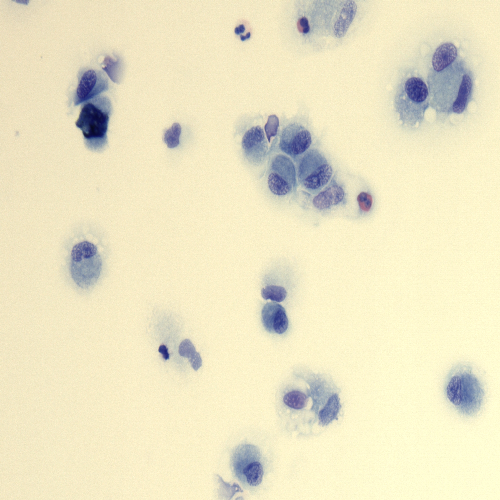
#> input picture Results/Resizing_Images/Images_ALL/2023_12_14_image_000.png, 500 x 500 px
$ jupyter execute 3.6.ipynb
#> lines starting #> are read from the running program, lines starting #| are printed output that depends on the picture
# Morfologické filtry

[cell 1]
import matplotlib.pyplot as plt
import numpy as np
import cv2

[cell 2]
DATA_PATH = f'../../Results/Resizing_Images/Images_ALL/2023_12_14_image_000.png'

img = cv2.imread(DATA_PATH)
#> img is the input picture: shape (500, 500, 3); mean B, G, R 196.9, 228.2, 235.1
img = cv2.cvtColor(img, cv2.COLOR_BGR2RGB)

r, g, b = cv2.split(img)
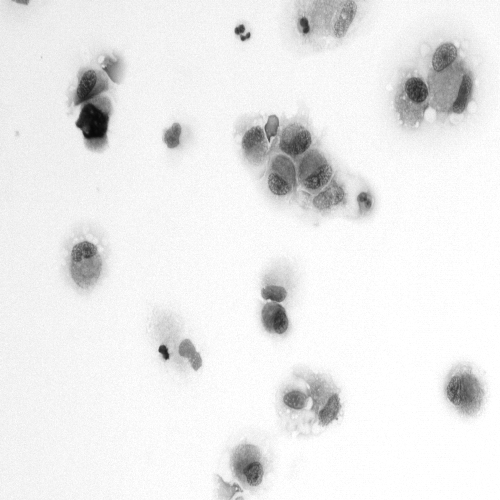
#> r: shape (500, 500); min 8, max 255, mean 235.1
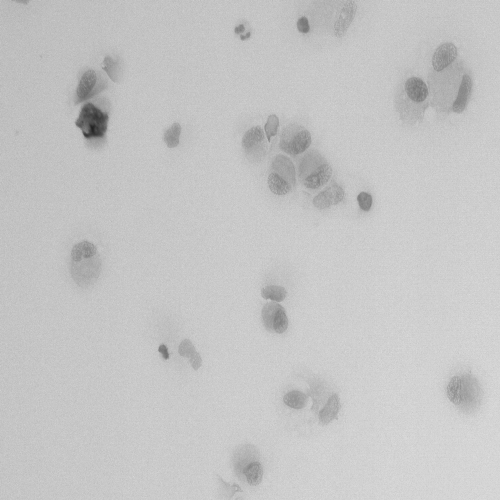
#> b: shape (500, 500); min 34, max 222, mean 196.9
kernel = np.ones((5, 5), np.uint8)

[cell 3]
def plot_images(img_ori,img_fil, title):

    fig, (ax1, ax2) = plt.subplots(1, 2, figsize=(16,9))

    ax1.title.set_text('Original image')
    ax1.imshow(img_ori)

    ax2.title.set_text(f'{title}')
    ax2.imshow(img_fil)

    plt.show()

[cell 4]
erosion_r = cv2.erode(r, kernel, iterations=1)
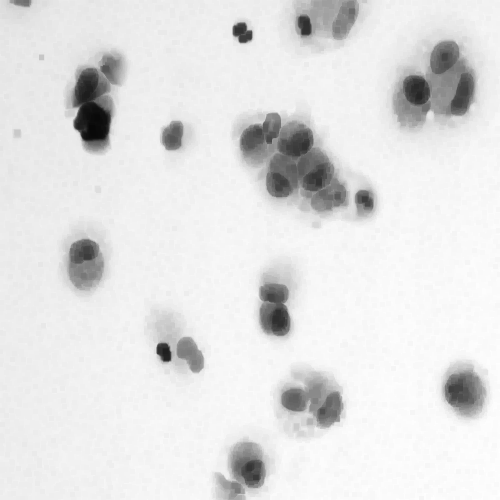
#> erosion_r: shape (500, 500); min 8, max 255, mean 226.3
erosion_g = cv2.erode(g, kernel, iterations=1)
erosion_b = cv2.erode(b, kernel, iterations=1)

eroded_image = cv2.merge([erosion_r, erosion_g, erosion_b])
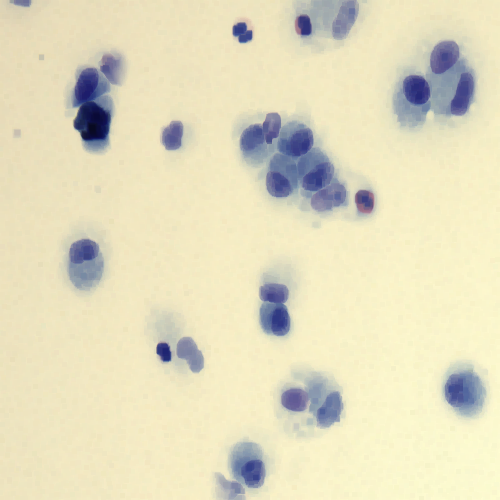
#> eroded_image: shape (500, 500, 3); mean R, G, B 226.3, 220.3, 190.7

plot_images(img, eroded_image, 'erode')

[cell 5]
dilation_r = cv2.dilate(r, kernel, iterations=1)
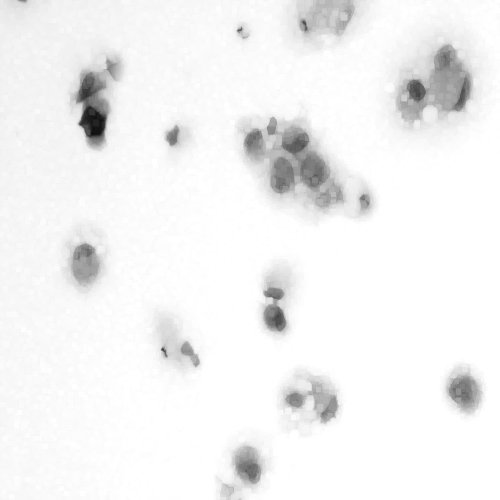
#> dilation_r: shape (500, 500); min 14, max 255, mean 242.7
dilation_g = cv2.dilate(g, kernel, iterations=1)
dilation_b = cv2.dilate(b, kernel, iterations=1)

eroded_image = cv2.merge([dilation_r, dilation_g, dilation_b])
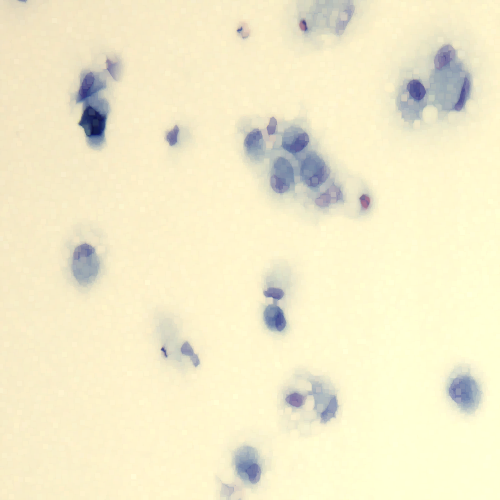
#> eroded_image: shape (500, 500, 3); mean R, G, B 242.7, 235.7, 202.9

plot_images(img, eroded_image, 'dilate')

$ run again, with Results/Resizing_Images/Images_ALL/2023_12_14_image_001.png copied over Results/Resizing_Images/Images_ALL/2023_12_14_image_000.png
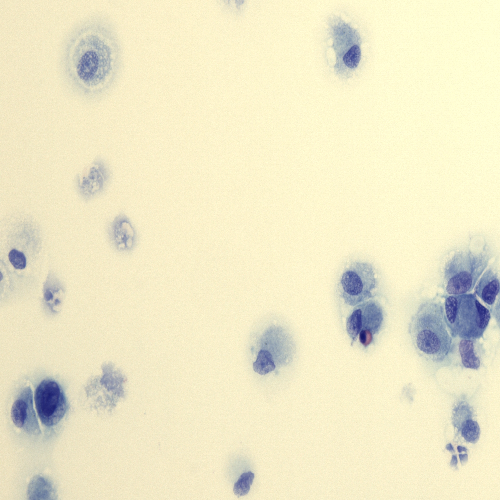
#> input picture Results/Resizing_Images/Images_ALL/2023_12_14_image_001.png, 500 x 500 px
#> img is the input picture: shape (500, 500, 3); mean B, G, R 200.2, 231.8, 237.5
#> `dilation_r = cv2.dilate(r, kernel, iterations=1)`:
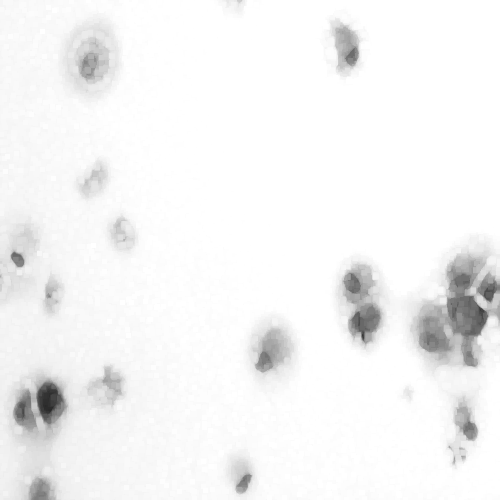
#> dilation_r: shape (500, 500); min 41, max 255, mean 244.4
#> `eroded_image = cv2.merge([dilation_r, dilation_g, dilation_b])`:
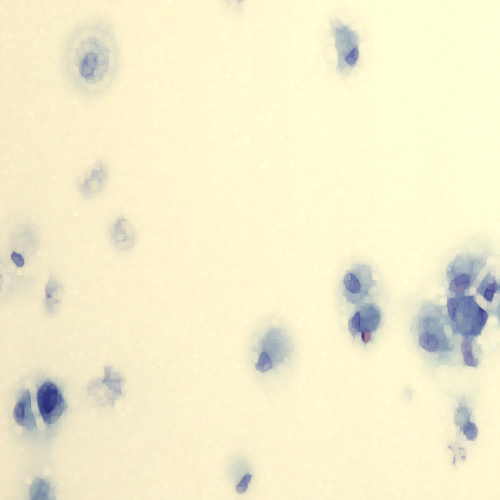
#> eroded_image: shape (500, 500, 3); mean R, G, B 244.4, 238.8, 206.1

$ run again, with Results/Resizing_Images/Images_ALL/2023_12_14_image_002.png copied over Results/Resizing_Images/Images_ALL/2023_12_14_image_000.png
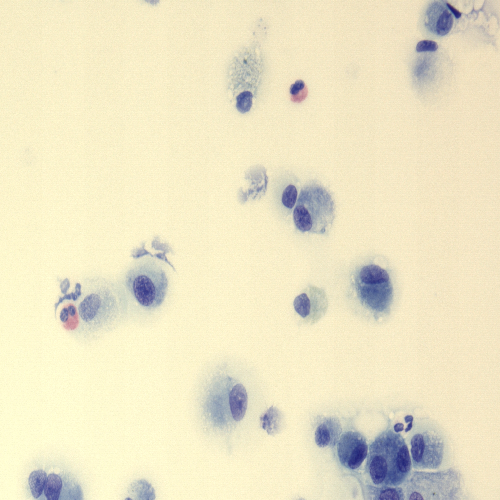
#> input picture Results/Resizing_Images/Images_ALL/2023_12_14_image_002.png, 500 x 500 px
#> img is the input picture: shape (500, 500, 3); mean B, G, R 197.9, 228.3, 235.8
#> `dilation_r = cv2.dilate(r, kernel, iterations=1)`:
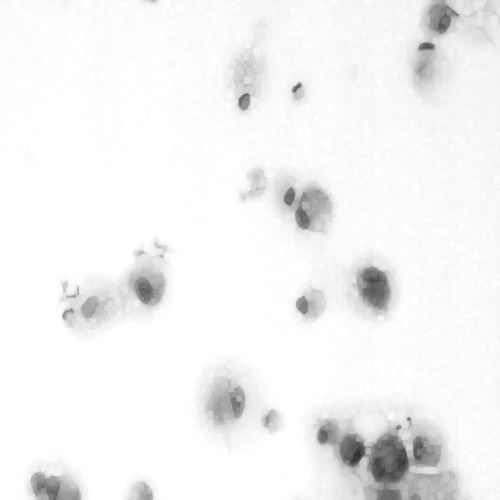
#> dilation_r: shape (500, 500); min 48, max 255, mean 243.4
#> `eroded_image = cv2.merge([dilation_r, dilation_g, dilation_b])`:
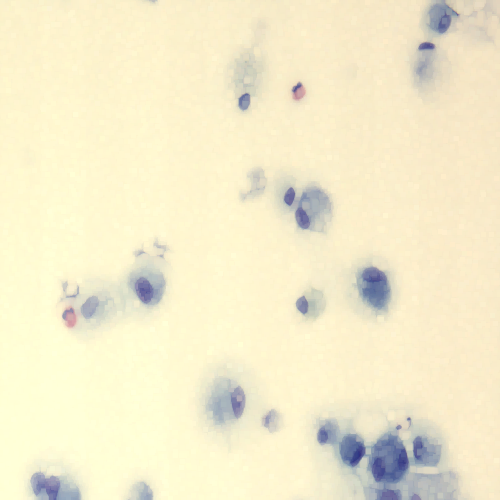
#> eroded_image: shape (500, 500, 3); mean R, G, B 243.4, 235.8, 204

$ run again, with Results/Resizing_Images/Images_ALL/2023_12_14_image_004.png copied over Results/Resizing_Images/Images_ALL/2023_12_14_image_000.png
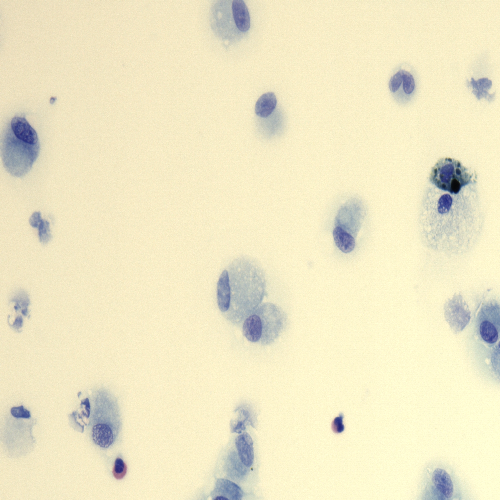
#> input picture Results/Resizing_Images/Images_ALL/2023_12_14_image_004.png, 500 x 500 px
#> img is the input picture: shape (500, 500, 3); mean B, G, R 198.1, 231.3, 238.5
#> `dilation_r = cv2.dilate(r, kernel, iterations=1)`:
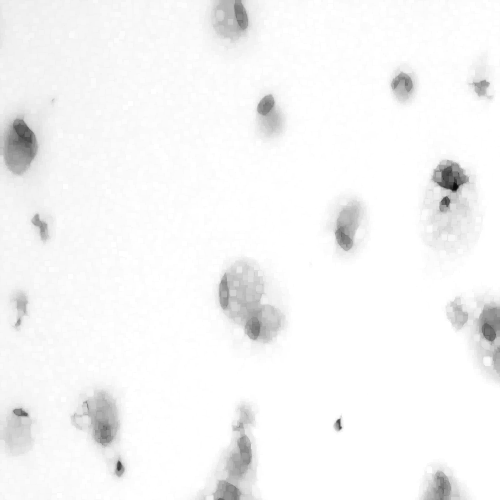
#> dilation_r: shape (500, 500); min 10, max 255, mean 245.6
#> `eroded_image = cv2.merge([dilation_r, dilation_g, dilation_b])`:
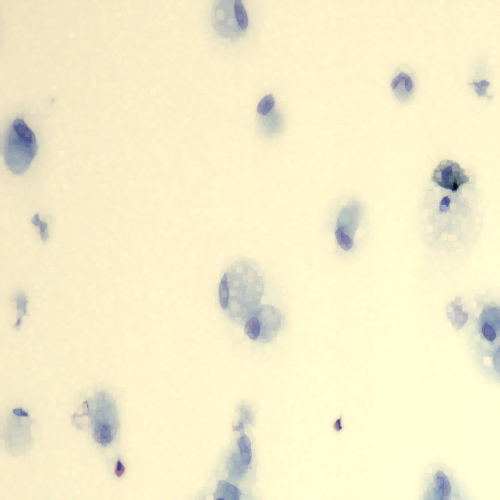
#> eroded_image: shape (500, 500, 3); mean R, G, B 245.6, 238.3, 204
